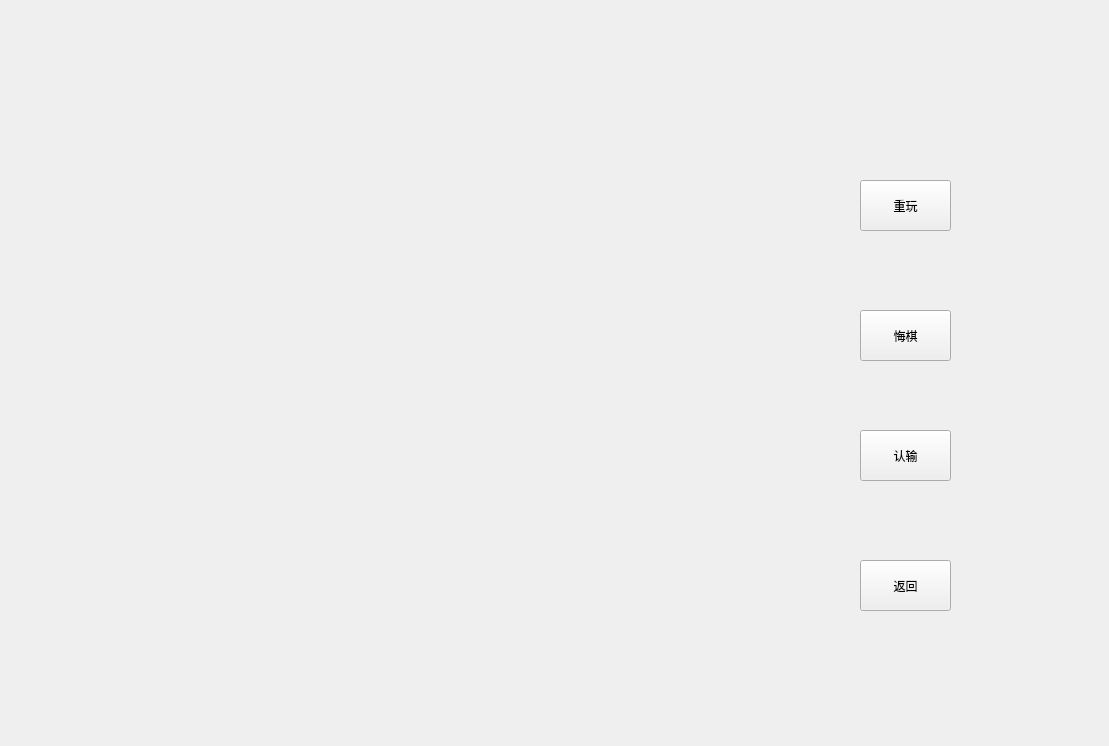
<?xml version="1.0" encoding="UTF-8"?>
<ui version="4.0">
 <class>DoubleComputer</class>
 <widget class="QWidget" name="DoubleComputer">
  <property name="geometry">
   <rect>
    <x>0</x>
    <y>0</y>
    <width>1109</width>
    <height>746</height>
   </rect>
  </property>
  <property name="windowTitle">
   <string>Form</string>
  </property>
  <widget class="QWidget" name="widget" native="true">
   <property name="geometry">
    <rect>
     <x>830</x>
     <y>120</y>
     <width>161</width>
     <height>551</height>
    </rect>
   </property>
   <widget class="QPushButton" name="pushButton">
    <property name="geometry">
     <rect>
      <x>30</x>
      <y>60</y>
      <width>91</width>
      <height>51</height>
     </rect>
    </property>
    <property name="text">
     <string>重玩</string>
    </property>
   </widget>
   <widget class="QPushButton" name="pushButton_2">
    <property name="geometry">
     <rect>
      <x>30</x>
      <y>190</y>
      <width>91</width>
      <height>51</height>
     </rect>
    </property>
    <property name="text">
     <string>悔棋</string>
    </property>
   </widget>
   <widget class="QPushButton" name="pushButton_3">
    <property name="geometry">
     <rect>
      <x>30</x>
      <y>310</y>
      <width>91</width>
      <height>51</height>
     </rect>
    </property>
    <property name="text">
     <string>认输</string>
    </property>
   </widget>
   <widget class="QPushButton" name="pushButton_4">
    <property name="geometry">
     <rect>
      <x>30</x>
      <y>440</y>
      <width>91</width>
      <height>51</height>
     </rect>
    </property>
    <property name="text">
     <string>返回</string>
    </property>
   </widget>
  </widget>
 </widget>
 <resources/>
 <connections/>
</ui>
